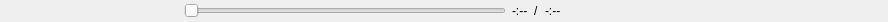
<?xml version="1.0" encoding="UTF-8"?>
<ui version="4.0">
 <class>MediaControls</class>
 <widget class="QWidget" name="MediaControls">
  <property name="geometry">
   <rect>
    <x>0</x>
    <y>0</y>
    <width>888</width>
    <height>22</height>
   </rect>
  </property>
  <property name="sizePolicy">
   <sizepolicy hsizetype="Preferred" vsizetype="Preferred">
    <horstretch>0</horstretch>
    <verstretch>0</verstretch>
   </sizepolicy>
  </property>
  <property name="minimumSize">
   <size>
    <width>0</width>
    <height>22</height>
   </size>
  </property>
  <property name="windowTitle">
   <string notr="true">Form</string>
  </property>
  <layout class="QHBoxLayout" name="horizontalLayout">
   <property name="spacing">
    <number>6</number>
   </property>
   <property name="leftMargin">
    <number>0</number>
   </property>
   <property name="topMargin">
    <number>0</number>
   </property>
   <property name="rightMargin">
    <number>0</number>
   </property>
   <property name="bottomMargin">
    <number>0</number>
   </property>
   <item>
    <widget class="QPushButton" name="playPauseButton">
     <property name="sizePolicy">
      <sizepolicy hsizetype="Fixed" vsizetype="Fixed">
       <horstretch>0</horstretch>
       <verstretch>0</verstretch>
      </sizepolicy>
     </property>
     <property name="minimumSize">
      <size>
       <width>22</width>
       <height>22</height>
      </size>
     </property>
     <property name="toolTip">
      <string>ContextBar.MediaControls.RestartMedia</string>
     </property>
     <property name="text">
      <string/>
     </property>
     <property name="icon">
      <iconset resource="../obs.qrc">
       <normaloff>:/res/images/media/media_restart.svg</normaloff>:/res/images/media/media_restart.svg</iconset>
     </property>
     <property name="iconSize">
      <size>
       <width>20</width>
       <height>20</height>
      </size>
     </property>
     <property name="flat">
      <bool>true</bool>
     </property>
     <property name="class" stdset="0">
      <string>icon-media-play</string>
     </property>
    </widget>
   </item>
   <item>
    <widget class="QPushButton" name="previousButton">
     <property name="sizePolicy">
      <sizepolicy hsizetype="Fixed" vsizetype="Fixed">
       <horstretch>0</horstretch>
       <verstretch>0</verstretch>
      </sizepolicy>
     </property>
     <property name="minimumSize">
      <size>
       <width>22</width>
       <height>22</height>
      </size>
     </property>
     <property name="toolTip">
      <string>ContextBar.MediaControls.PlaylistPrevious</string>
     </property>
     <property name="text">
      <string/>
     </property>
     <property name="icon">
      <iconset resource="../obs.qrc">
       <normaloff>:/res/images/media/media_previous.svg</normaloff>:/res/images/media/media_previous.svg</iconset>
     </property>
     <property name="iconSize">
      <size>
       <width>20</width>
       <height>20</height>
      </size>
     </property>
     <property name="shortcut">
      <string>P</string>
     </property>
     <property name="flat">
      <bool>true</bool>
     </property>
     <property name="class" stdset="0">
      <string>icon-media-prev</string>
     </property>
    </widget>
   </item>
   <item>
    <widget class="QPushButton" name="stopButton">
     <property name="sizePolicy">
      <sizepolicy hsizetype="Fixed" vsizetype="Fixed">
       <horstretch>0</horstretch>
       <verstretch>0</verstretch>
      </sizepolicy>
     </property>
     <property name="minimumSize">
      <size>
       <width>22</width>
       <height>22</height>
      </size>
     </property>
     <property name="toolTip">
      <string>ContextBar.MediaControls.StopMedia</string>
     </property>
     <property name="text">
      <string/>
     </property>
     <property name="icon">
      <iconset resource="../obs.qrc">
       <normaloff>:/res/images/media/media_stop.svg</normaloff>:/res/images/media/media_stop.svg</iconset>
     </property>
     <property name="iconSize">
      <size>
       <width>20</width>
       <height>20</height>
      </size>
     </property>
     <property name="shortcut">
      <string>S</string>
     </property>
     <property name="flat">
      <bool>true</bool>
     </property>
     <property name="class" stdset="0">
      <string>icon-media-stop</string>
     </property>
    </widget>
   </item>
   <item>
    <widget class="QPushButton" name="nextButton">
     <property name="sizePolicy">
      <sizepolicy hsizetype="Fixed" vsizetype="Fixed">
       <horstretch>0</horstretch>
       <verstretch>0</verstretch>
      </sizepolicy>
     </property>
     <property name="minimumSize">
      <size>
       <width>22</width>
       <height>22</height>
      </size>
     </property>
     <property name="toolTip">
      <string>ContextBar.MediaControls.PlaylistNext</string>
     </property>
     <property name="text">
      <string/>
     </property>
     <property name="icon">
      <iconset resource="../obs.qrc">
       <normaloff>:/res/images/media/media_next.svg</normaloff>:/res/images/media/media_next.svg</iconset>
     </property>
     <property name="iconSize">
      <size>
       <width>20</width>
       <height>20</height>
      </size>
     </property>
     <property name="shortcut">
      <string>N</string>
     </property>
     <property name="flat">
      <bool>true</bool>
     </property>
     <property name="class" stdset="0">
      <string>icon-media-next</string>
     </property>
    </widget>
   </item>
   <item>
    <widget class="AbsoluteSlider" name="slider">
     <property name="minimumSize">
      <size>
       <width>0</width>
       <height>22</height>
      </size>
     </property>
     <property name="accessibleName">
      <string>ContextBar.MediaControls.BlindSeek</string>
     </property>
     <property name="maximum">
      <number>1024</number>
     </property>
     <property name="tracking">
      <bool>false</bool>
     </property>
     <property name="orientation">
      <enum>Qt::Horizontal</enum>
     </property>
    </widget>
   </item>
   <item>
    <widget class="QLabel" name="timerLabel">
     <property name="sizePolicy">
      <sizepolicy hsizetype="Preferred" vsizetype="Fixed">
       <horstretch>0</horstretch>
       <verstretch>0</verstretch>
      </sizepolicy>
     </property>
     <property name="minimumSize">
      <size>
       <width>0</width>
       <height>22</height>
      </size>
     </property>
     <property name="text">
      <string>-:--</string>
     </property>
    </widget>
   </item>
   <item>
    <widget class="QLabel" name="label">
     <property name="sizePolicy">
      <sizepolicy hsizetype="Preferred" vsizetype="Fixed">
       <horstretch>0</horstretch>
       <verstretch>0</verstretch>
      </sizepolicy>
     </property>
     <property name="minimumSize">
      <size>
       <width>0</width>
       <height>22</height>
      </size>
     </property>
     <property name="text">
      <string>/</string>
     </property>
    </widget>
   </item>
   <item>
    <widget class="ClickableLabel" name="durationLabel">
     <property name="sizePolicy">
      <sizepolicy hsizetype="Preferred" vsizetype="Fixed">
       <horstretch>0</horstretch>
       <verstretch>0</verstretch>
      </sizepolicy>
     </property>
     <property name="minimumSize">
      <size>
       <width>0</width>
       <height>22</height>
      </size>
     </property>
     <property name="text">
      <string>-:--</string>
     </property>
    </widget>
   </item>
   <item>
    <widget class="QFrame" name="emptySpaceAgain">
     <property name="sizePolicy">
      <sizepolicy hsizetype="Expanding" vsizetype="Fixed">
       <horstretch>0</horstretch>
       <verstretch>0</verstretch>
      </sizepolicy>
     </property>
    </widget>
   </item>
  </layout>
 </widget>
 <customwidgets>
  <customwidget>
   <class>ClickableLabel</class>
   <extends>QLabel</extends>
   <header>components/ClickableLabel.hpp</header>
  </customwidget>
  <customwidget>
   <class>AbsoluteSlider</class>
   <extends>QSlider</extends>
   <header>components/AbsoluteSlider.hpp</header>
  </customwidget>
 </customwidgets>
 <resources>
  <include location="../obs.qrc"/>
 </resources>
 <connections/>
</ui>
